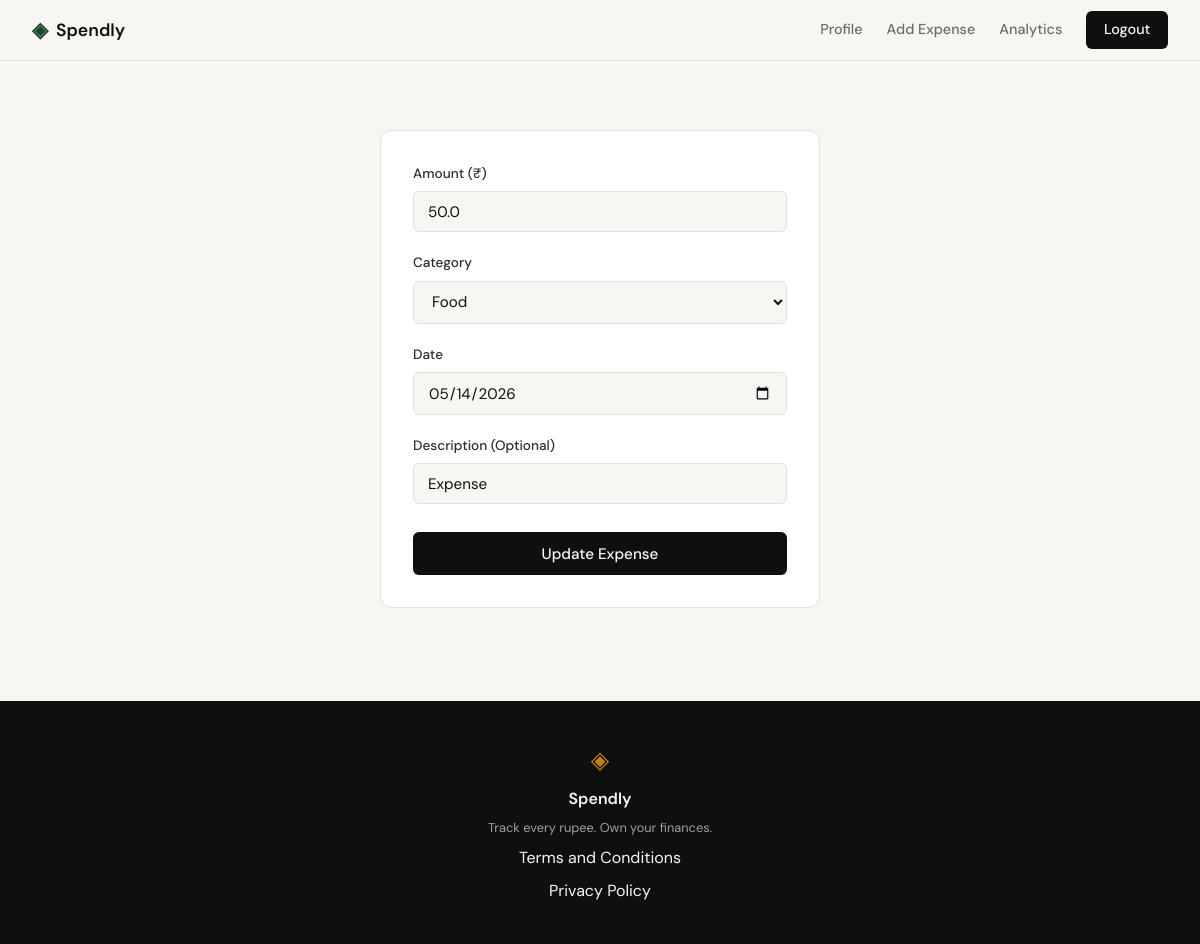
/expenses/490/edit (signed in), run on an earlier commit of the app's database.
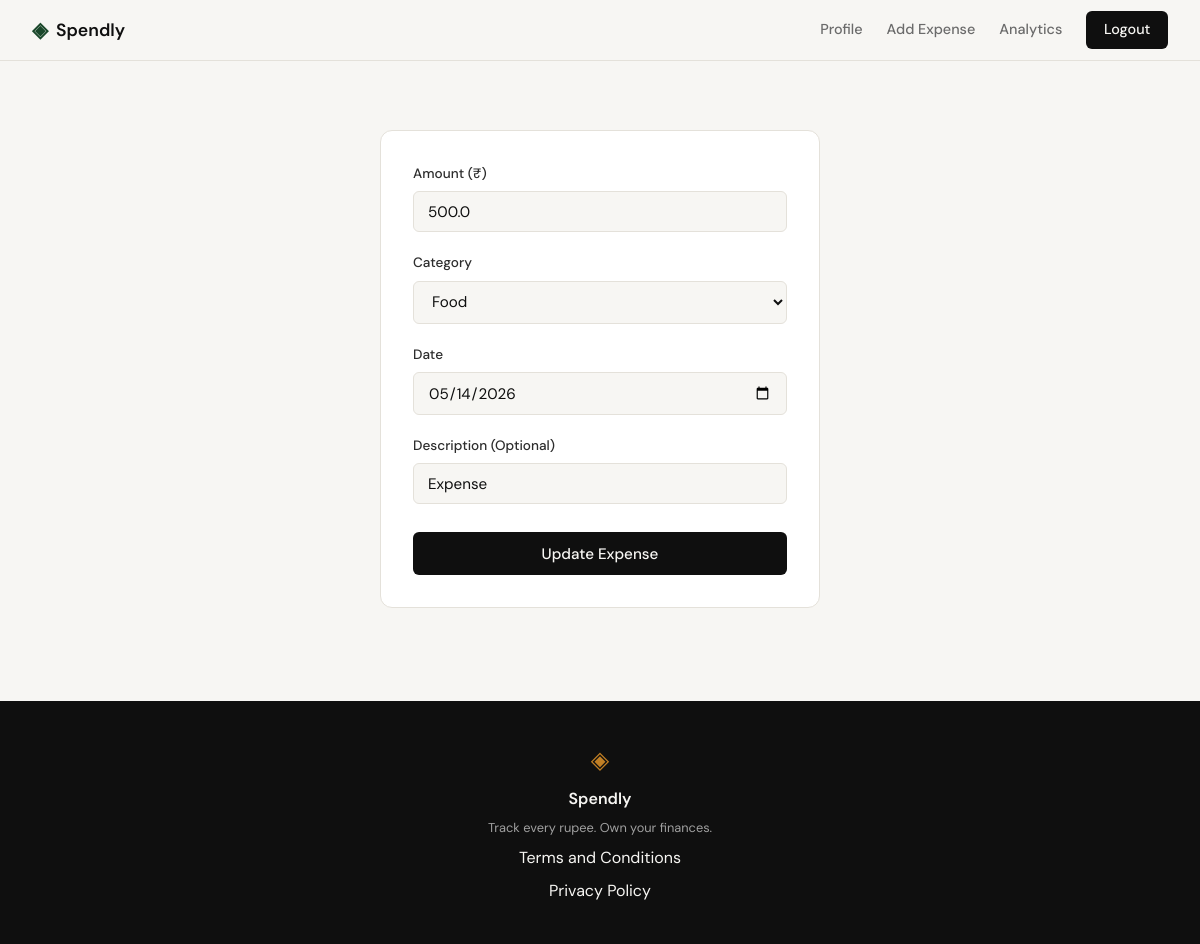
And on a later commit of the database.
### tables this page shows
CREATE TABLE expenses (
            id INTEGER PRIMARY KEY AUTOINCREMENT,
            user_id INTEGER NOT NULL,
            amount REAL NOT NULL,
            category TEXT NOT NULL,
            date TEXT NOT NULL,
            description TEXT,
            created_at TEXT DEFAULT (datetime('now')),
            FOREIGN KEY (user_id) REFERENCES users (id)
        );

### app.py (the view, shortened to what this page needs)
@app.route("/expenses/<int:id>/edit", methods=["GET", "POST"])
@login_required
def edit_expense(id):
    categories = ["Food", "Transport", "Bills", "Health", "Entertainment", "Shopping", "Other"]
    user_id = session.get("user_id")
    expense = get_expense_by_id(id)
    if not expense or expense["user_id"] != user_id:
        return "Expense not found or unauthorized", 404
    return render_template("edit_expense.html", expense=expense, categories=categories)

### app.py (called while the page is built)
def login_required(f):
    @wraps(f)
    def decorated_function(*args, **kwargs):
        if session.get("user_id") is None:
            return redirect(url_for("login"))
        return f(*args, **kwargs)
    return decorated_function

### database/db.py (called while the page is built)
def get_db():
    if 'db' not in g:
        g.db = sqlite3.connect(current_app.config['DATABASE'])
        g.db.row_factory = sqlite3.Row
        g.db.execute("PRAGMA foreign_keys = ON")
    return g.db

### database/queries.py (called while the page is built)
def get_expense_by_id(expense_id):
    db = get_db()
    return db.execute("SELECT * FROM expenses WHERE id = ?", (expense_id,)).fetchone()

### templates/edit_expense.html (shortened to what this page needs)
{% extends "base.html" %}
{% block content %}
<section class="auth-section">
    <div class="auth-container">
        <div class="auth-card">
            <form method="POST" action="{{ url_for('edit_expense', id=expense.id) }}">
                <div class="form-group">
                    <label for="amount">Amount (₹)</label>
                    <input type="number" step="0.01" id="amount" name="amount"
                           class="form-input" placeholder="0.00"
                           value="{{ expense.amount }}"
                           required autofocus>
                </div>
                <div class="form-group">
                    <label for="category">Category</label>
                    <select id="category" name="category" class="form-input" required>
                        {% for cat in categories %}
                        <option value="{{ cat }}" {% if cat == expense.category %}selected{% endif %}>{{ cat }}</option>
                        {% endfor %}
                    </select>
                </div>
                <div class="form-group">
                    <label for="date">Date</label>
                    <input type="date" id="date" name="date"
                           class="form-input"
                           value="{{ expense.date }}"
                           required>
                </div>
                <div class="form-group">
                    <label for="description">Description (Optional)</label>
                    <input type="text" id="description" name="description"
                           class="form-input" placeholder="e.g. Lunch with friends"
                           value="{{ expense.description or '' }}"
                           maxlength="255">
                </div>
                <button type="submit" class="btn-submit">Update Expense</button>
            </form>
        </div>
    </div>
</section>
{% endblock %}

What changed in the data, as far as the page shows it:
changed expenses "Food": amount "50.0" → "500.0"
